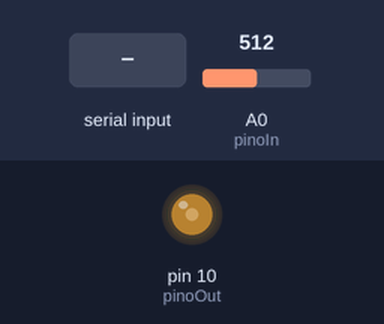
This sketch was run on a simulated Arduino Uno, built with avr-gcc and run on an emulated ATmega328P. On the bench: output pins drawn as LEDs (lit = HIGH). The test bench sets the inputs (shaded band); at power-on: A0 (pinoIn) = 512. What the sketch prints to the serial monitor is not drawn.

Above: at 1.2 s.
1.3 s: "30,150\n" received over Serial
At 2.5 s:
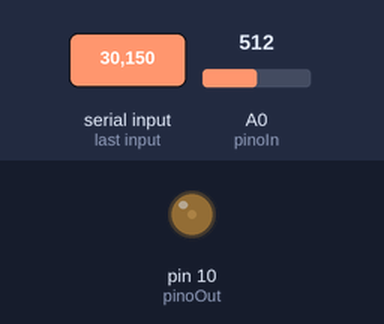
2.8 s: "200\n" received over Serial
At 4.0 s:
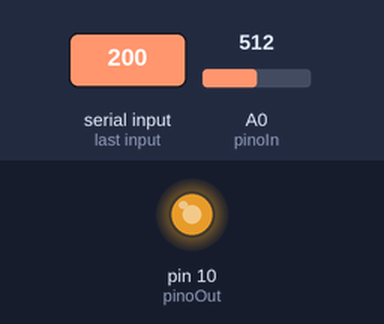
Timing chart, 0 to 5.8 s (numbered marks = the images above; inputs shaded):
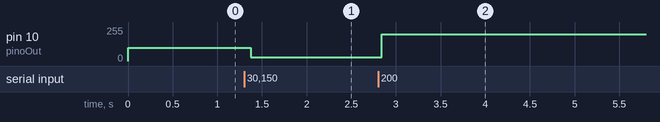

The sketch:

sketch_jan11a.ino
```cpp
int cont =100;
int pinoOut = 10;
int pinoIn = 0;
String texto;
int luz = 0, luzAnterior = 0;

void setup() {
  // put your setup code here, to run once:
  pinMode(pinoOut,OUTPUT);
  pinMode(pinoIn,INPUT);
  Serial.begin(9600);
  texto = "";
}

void loop() {

  if(Serial.available())
  {
    char c = Serial.read();
    delay(10);
    texto = texto + c;
  }

  else if(texto != "")
  {
    //Serial.println("Recebi:" + texto);
    cont = texto.toInt();
    texto = "";
  }
  analogWrite(pinoOut, cont);
  luz = analogRead(pinoIn);
  if(luzAnterior != luz){
    luzAnterior = luz;
   // Serial.println("Luz:" + luz);
    Serial.println( luz);
    delay(1000);
  }


  /*digitalWrite(pinoOut,HIGH);
  delay(cont); //Tempo em alta
  if(cont >50)
    cont =0;
  digitalWrite(pinoOut,LOW);//Tempo Em baixa
  delay(5);*/
}
```

Measured:
- after the input at 1.3 s, pin 10 (pinoOut): 100/255 → 30/255 after 0.07 s
- after the input at 2.8 s, pin 10 (pinoOut): 30/255 → 200/255 at once
